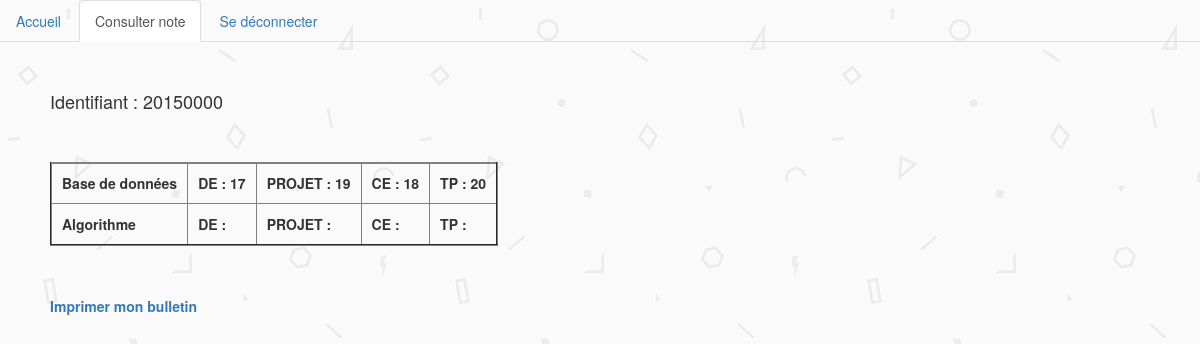
Screenshot of /consulter_note.php (signed in) with the database file from the repository.
### tables this page shows
CREATE TABLE IF NOT EXISTS `evalue` (
  `note_DE` int(4) DEFAULT NULL,
  `note_TP` int(4) DEFAULT NULL,
  `note_PRJ` int(4) DEFAULT NULL,
  `note_CE` int(11) DEFAULT NULL,
  `id_cours` int(4) NOT NULL DEFAULT '0',
  `matricule` int(4) NOT NULL,
  PRIMARY KEY (`id_cours`,`matricule`),
  KEY `matricule` (`matricule`)
);

CREATE TABLE IF NOT EXISTS `cours` (
  `id_cours` int(4) NOT NULL AUTO_INCREMENT,
  `nom_cours` varchar(255) DEFAULT NULL,
  `coefficient` int(4) DEFAULT NULL,
  `coef_TP` int(4) DEFAULT NULL,
  `coef_PRJ` int(4) DEFAULT NULL,
  `coef_DE` int(4) DEFAULT NULL,
  `coef_CE` int(4) DEFAULT NULL,
  `id_prof` int(11) NOT NULL,
  PRIMARY KEY (`id_cours`),
  KEY `id_prof` (`id_prof`)
);

### consulter_note.php (the view, shortened to what this page needs)
<!DOCTYPE html>
<html xmlns="http://www.w3.org/1999/xhtml" xml:lang="fr" lang="fr">
<head>
 <link rel="stylesheet" media="screen" type="text/css" href="css/style.css"/>
 <link href="css/bootstrap.min.css" media="screen" type="text/css" rel="stylesheet">
</head>
<body >
		<header>
			<?php include("navigation.php"); ?>
		</header>
<h4 style="margin:50px"> Identifiant : <?php if(isset($_SESSION['identifiant'])){echo $_SESSION['identifiant']; }?></h4>
<table border="2" cellpadding="15">
			<?php
				if(isset($_SESSION['identifiant']))
				{
				echo "<tr>";
					include("connexion_bdd.php");
					$identifiant=$_SESSION['identifiant'];
					$requete=" SELECT NOM_COURS,note_DE,note_PRJ,note_CE,note_TP FROM COURS A, EVALUE C WHERE A.id_cours=C.id_cours AND C.matricule=$identifiant ";
					try {
							$result = $pdo->query($requete);
							$result->setFetchMode(PDO::FETCH_OBJ);
							while ($data = $result->fetch()) {
							$nom_cours=$data->NOM_COURS ;
							$note_DE=$data->note_DE ;
							$note_PRJ=$data->note_PRJ ;
							$note_CE=$data->note_CE ;
							$note_TP=$data->note_TP ;
							echo "<tr>";
							echo"<td> <b>$nom_cours</b></td>";
							echo"<td> <b>DE : $note_DE</b></td>";
							echo"<td> <b>PROJET : $note_PRJ</b></td>";
							echo"<td> <b>CE : $note_CE</b></td>";
							echo"<td> <b>TP : $note_TP</b></td>";
							echo "</tr>";
							}
						}
					catch(PDOException $e2) {
					$msg ='ERREUR PDO dans ' . $e2->getFile() . ' Ligne ' . $e2->getLine() . ' : ' . $e2->getMessage();
					echo $msg;
					}
			echo "</tr>";
				}
			?>
</table >
<?php
	if(isset($_SESSION['identifiant']))
				{
				echo "<tr>";
					include("connexion_bdd.php");
					$identifiant=$_SESSION['identifiant'];
					$requete=" SELECT BULLETIN FROM ELEVE WHERE matricule=$identifiant ";
					try {
							$result = $pdo->query($requete);
							$result->setFetchMode(PDO::FETCH_OBJ);
							while ($data = $result->fetch()) {
							$bulletin=$data->BULLETIN ;
							}
					}
					catch(PDOException $e2) {
					$msg ='ERREUR PDO dans ' . $e2->getFile() . ' Ligne ' . $e2->getLine() . ' : ' . $e2->getMessage();
					echo $msg;
					}
					if($bulletin==1)
					{
					?>
					<div id="bulletin">
						<div class="form-group">
						<label > <a target="_blank" href="generer_pdf.php">Imprimer mon bulletin </a> </label>
						</div>
					</div>
					<?php
						}
					}
					?>
</body>
</html>

### css/style.css (style rules this page uses)
body { background:url("fond.png") repeat fixed; }

### consulter_note.php (style rules this page uses)
table,#bulletin { margin-left:50px; margin-top:50px; }
td { padding:10px; }

### rows the page displays
evalue: id_cours.nom_cours "Base de données", note_DE "17", note_PRJ "19", note_CE "18", note_TP "20"
evalue: id_cours.nom_cours "Algorithme"

### other values shown
$_SESSION['identifiant'] "20150000"
